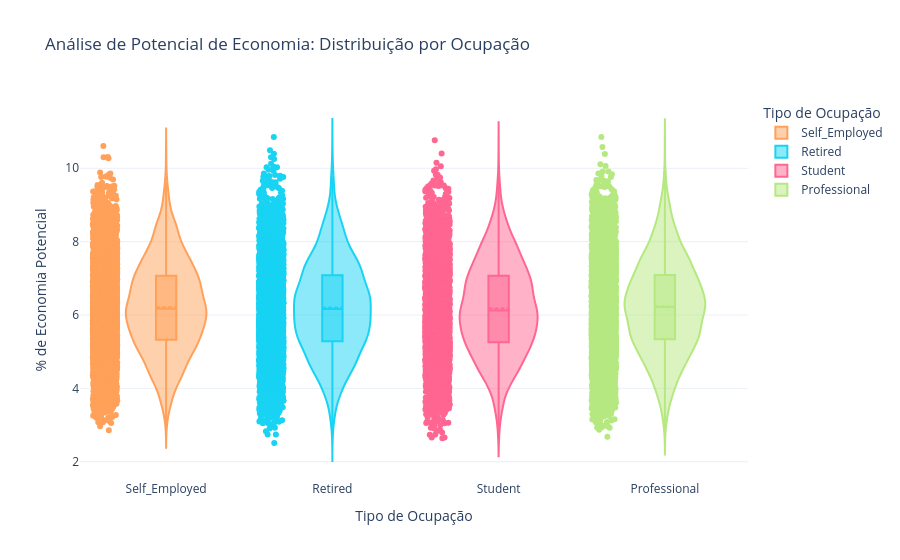

Notebook cell for this chart:
### Markdown cell above
## 4.3. Análise: Potencial de Economia x Ocupação
Nesta última análise, verificamos a relação entre a profissão e a gestão da renda. O padrão observado anteriormente se repete: a maior densidade de dados converge para a mesma porcentagem, independentemente do cargo ocupado.

**A ocupação influencia o volume de renda, mas não é o fator determinante para a eficiência do gasto.**

### Code cell
import plotly.express as px


colunas_economia = [
    'Potential_Savings_Groceries', 'Potential_Savings_Transport', 
    'Potential_Savings_Eating_Out', 'Potential_Savings_Entertainment', 
    'Potential_Savings_Utilities', 'Potential_Savings_Healthcare', 
    'Potential_Savings_Education', 'Potential_Savings_Miscellaneous'
]
dados['Potential_Savings'] = dados[colunas_economia].sum(axis=1)
dados['waste_Ratio'] = (dados['Potential_Savings'] / dados['Income']) * 100

ordem_ocupacao = ['Estudante', 'CLT', 'Autônomo', 'Aposentado']


fig = px.violin(
    dados, 
    x="Occupation",      
    y="waste_Ratio", 
    color="Occupation", 
    box=True,          
    points="all",      
    category_orders={"Occupation": ordem_ocupacao}, 
    title="Análise de Potencial de Economia: Distribuição por Ocupação",
    labels={
        "Occupation": "Tipo de Ocupação",
        "waste_Ratio": "% de Economia Potencial"
    },
    template="plotly_white"
)
# linha da média para comparar com a mediana (boxplot interno)
fig.update_traces(meanline_visible=True)

#esse método é responsávell por deixar o violino no tamanho real,sem haver distorções na imagem,mesmo se os outros
#forem maiores
fig.update_traces(scalemode='count')
#linhas de guia 
fig.update_layout(
    hovermode="x", # Faz a linha focar no grupo (eixo X) onde o mouse está
    yaxis=dict(
        showspikes=True, #ativa a linha de guia
        spikemode="across", #faz a linha atravessar o gráfico inteiro
        spikesnap="cursor", #a linha segue exatamente o mouse, não "pula" nos pontos
        spikethickness=2, #espessura da linha
        spikedash="dash", #estilo da linha 
        spikecolor="gray" 
    )
)


fig.show()

### Figure 1 — Plotly figure (JSON) as saved in the notebook; plotly's stock layout.template omitted (floating-point values rounded to 4 significant figures; data arrays with more than 128 entries replaced by an {"elided": "..."} marker saying what was removed)
{"data": [{"alignmentgroup": "True", "box": {"visible": true}, "hovertemplate": "Tipo de Ocupação=%{x}<br>% de Economia Potencial=%{y}<extra></extra>", "legendgroup": "Self_Employed", "marker": {"color": "#FFA15A"}, "meanline": {"visible": true}, "name": "Self_Employed", "offsetgroup": "Self_Employed", "orientation": "v", "points": "all", "scalegroup": "True", "scalemode": "count", "showlegend": true, "type": "violin", "x": {"elided": "4967 str values"}, "x0": " ", "xaxis": "x", "y": {"elided": "4967 float values"}, "y0": " ", "yaxis": "y"}, {"alignmentgroup": "True", "box": {"visible": true}, "hovertemplate": "Tipo de Ocupação=%{x}<br>% de Economia Potencial=%{y}<extra></extra>", "legendgroup": "Retired", "marker": {"color": "#19d3f3"}, "meanline": {"visible": true}, "name": "Retired", "offsetgroup": "Retired", "orientation": "v", "points": "all", "scalegroup": "True", "scalemode": "count", "showlegend": true, "type": "violin", "x": {"elided": "5019 str values"}, "x0": " ", "xaxis": "x", "y": {"elided": "5019 float values"}, "y0": " ", "yaxis": "y"}, {"alignmentgroup": "True", "box": {"visible": true}, "hovertemplate": "Tipo de Ocupação=%{x}<br>% de Economia Potencial=%{y}<extra></extra>", "legendgroup": "Student", "marker": {"color": "#FF6692"}, "meanline": {"visible": true}, "name": "Student", "offsetgroup": "Student", "orientation": "v", "points": "all", "scalegroup": "True", "scalemode": "count", "showlegend": true, "type": "violin", "x": {"elided": "5003 str values"}, "x0": " ", "xaxis": "x", "y": {"elided": "5003 float values"}, "y0": " ", "yaxis": "y"}, {"alignmentgroup": "True", "box": {"visible": true}, "hovertemplate": "Tipo de Ocupação=%{x}<br>% de Economia Potencial=%{y}<extra></extra>", "legendgroup": "Professional", "marker": {"color": "#B6E880"}, "meanline": {"visible": true}, "name": "Professional", "offsetgroup": "Professional", "orientation": "v", "points": "all", "scalegroup": "True", "scalemode": "count", "showlegend": true, "type": "violin", "x": {"elided": "5011 str values"}, "x0": " ", "xaxis": "x", "y": {"elided": "5011 float values"}, "y0": " ", "yaxis": "y"}], "layout": {"hovermode": "x", "legend": {"title": {"text": "Tipo de Ocupação"}, "tracegroupgap": 0}, "title": {"text": "Análise de Potencial de Economia: Distribuição por Ocupação"}, "violinmode": "overlay", "xaxis": {"anchor": "y", "categoryarray": ["Estudante", "CLT", "Autônomo", "Aposentado", "Self_Employed", "Retired", "Student", "Professional"], "categoryorder": "array", "domain": [0, 1], "title": {"text": "Tipo de Ocupação"}}, "yaxis": {"anchor": "x", "domain": [0, 1], "showspikes": true, "spikecolor": "gray", "spikedash": "dash", "spikemode": "across", "spikesnap": "cursor", "spikethickness": 2, "title": {"text": "% de Economia Potencial"}}}}
